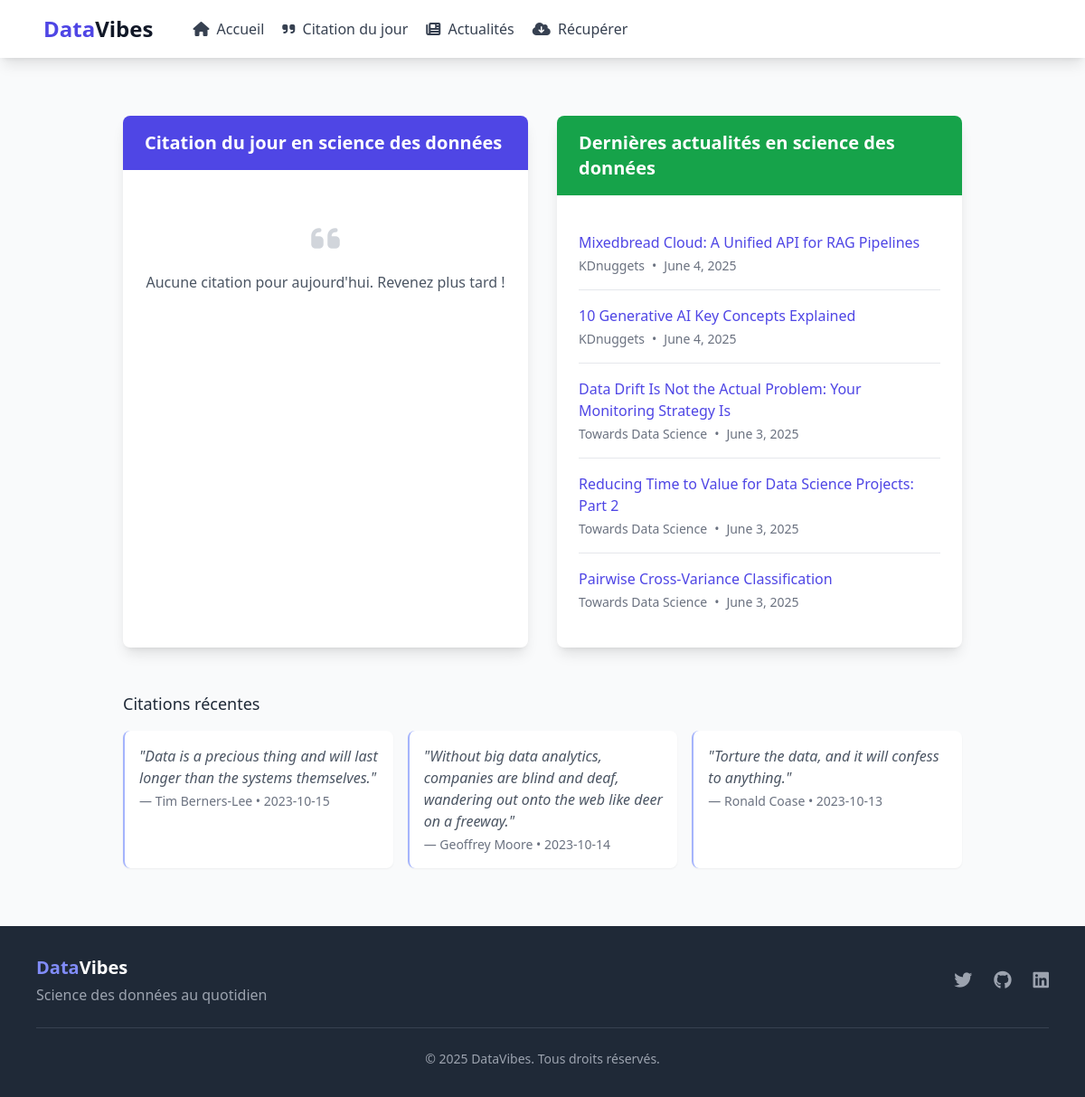
The app's page /, older data.
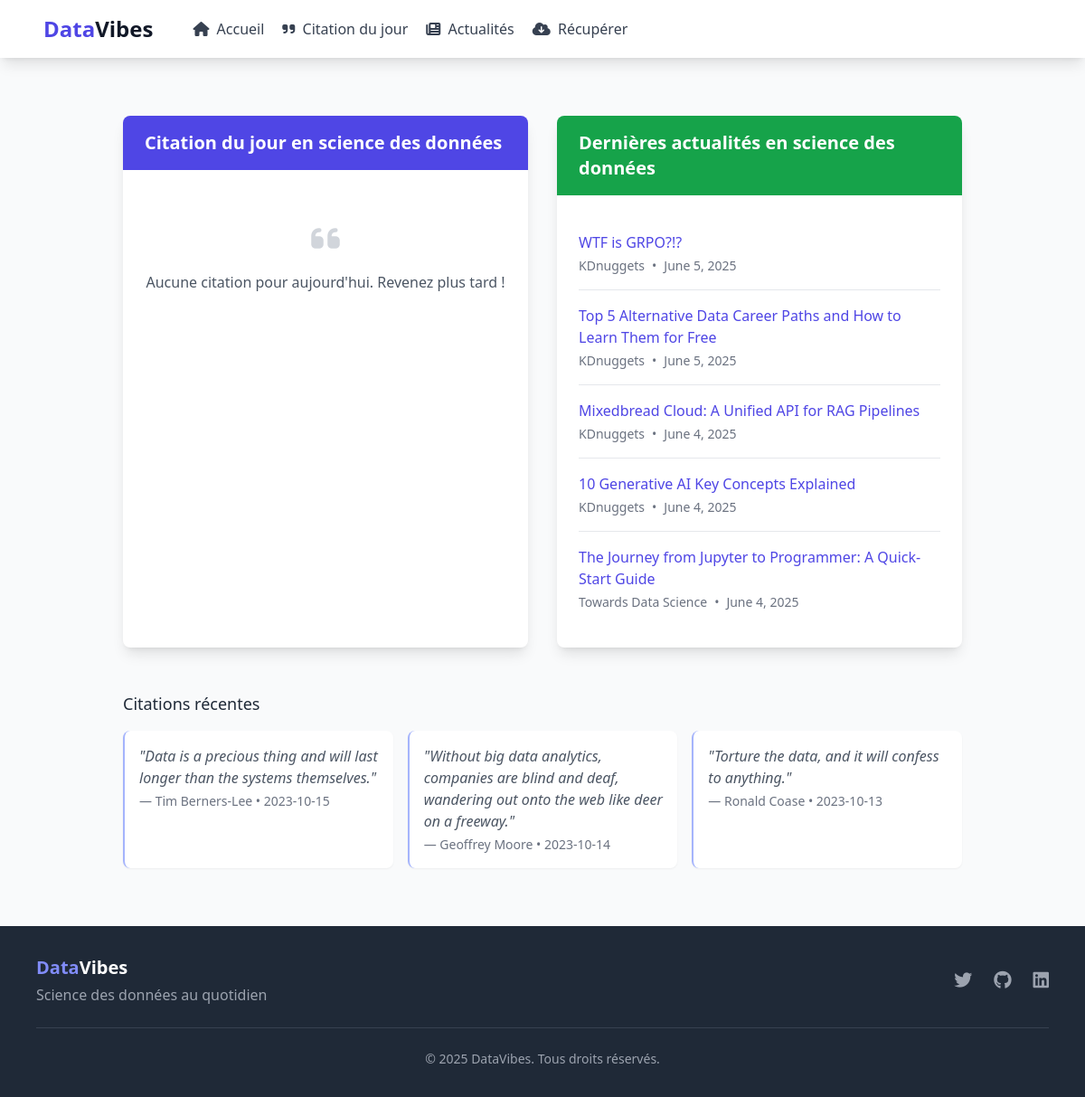
The same page, newer data.
### main/models.py (models this page shows, shortened)
class DataScienceNews(models.Model):
    title = models.CharField(max_length=300)
    url = models.URLField()
    source = models.CharField(max_length=100)
    summary = models.TextField(blank=True)
    date_scraped = models.DateTimeField(auto_now_add=True)
    publish_date = models.DateField(null=True, blank=True)
    class Meta:
        ordering = ['-publish_date', '-date_scraped']
        verbose_name = "Actualité Data Science"
        verbose_name_plural = "Actualités Data Science"

### main/views.py (the view)
# urls.py: path('', HomeView.get, name='home'),
    @staticmethod
    def get(request):
        context = {
            'quote': DailyQuote.get_todays_quote(),
            'news': DataScienceNews.objects.all().order_by('-publish_date')[:5]
        }
        return render(request, 'datavibes/home.html', context)

### main/models.py (called while the page is built)
    @classmethod
    def get_todays_quote(cls):
        try:
            return cls.objects.filter(language='fr').get(date=timezone.now().date())
        except cls.DoesNotExist:
            return None

### main/templates/datavibes/home.html (shortened to what this page needs)
{% extends "datavibes/base.html" %}
{% block content %}
<div class="max-w-7xl mx-auto px-4 sm:px-6 lg:px-8 py-8">
    <div class="grid grid-cols-1 md:grid-cols-2 gap-8">
        <div class="bg-white shadow-lg rounded-lg overflow-hidden">
            <div class="bg-indigo-600 px-6 py-4">
                <h3 class="text-xl font-semibold text-white">Citation du jour en science des données</h3>
            </div>
            <div class="p-6">
                {% if quote %}
                    <blockquote class="border-l-4 border-indigo-500 pl-4 mb-4">
                        <p class="text-gray-700 text-lg italic">"{{ quote.quote }}"</p>
                        <footer class="mt-2 text-gray-600">— {{ quote.author }}</footer>
                    </blockquote>
                    <p class="text-sm text-gray-500">Publiée le {{ quote.date }}</p>
                    <div class="mt-6 flex space-x-4">
                        <button class="bg-blue-500 hover:bg-blue-600 text-white px-4 py-2 rounded transition duration-300">
                            <i class="fab fa-twitter mr-2"></i>Partager
                        </button>
                        <button class="bg-gray-700 hover:bg-gray-800 text-white px-4 py-2 rounded transition duration-300">
                            <i class="fas fa-copy mr-2"></i>Copier
                        </button>
                    </div>
                {% else %}
                    <div class="text-center py-8">
                        <i class="fas fa-quote-left text-gray-300 text-4xl mb-4"></i>
                        <p class="text-gray-600">Aucune citation pour aujourd'hui. Revenez plus tard !</p>
                    </div>
                {% endif %}
            </div>
        </div>
        <div class="bg-white shadow-lg rounded-lg overflow-hidden">
            <div class="bg-green-600 px-6 py-4">
                <h3 class="text-xl font-semibold text-white">Dernières actualités en science des données</h3>
            </div>
            <div class="p-6">
                {% if news %}
                    <ul class="divide-y divide-gray-200">
                        {% for item in news %}
                            <li class="py-4">
                                <a href="{{ item.url }}" target="_blank" class="text-indigo-600 hover:text-indigo-800 font-medium transition duration-300">
                                    {{ item.title }}
                                </a>
                                <div class="mt-1 flex items-center text-sm text-gray-500">
                                    <span>{{ item.source }}</span>
                                    <span class="mx-2">•</span>
                                    <span>{{ item.publish_date }}</span>
                                </div>
                            </li>
                        {% endfor %}
                    </ul>
                {% endif %}
            </div>
        </div>
    </div>
    <div class="mt-12">
        <h4 class="text-lg font-medium text-gray-800 mb-4">Citations récentes</h4>
        <div class="grid grid-cols-1 md:grid-cols-2 lg:grid-cols-3 gap-4">
            <div class="bg-white p-4 rounded-lg shadow-sm border-l-2 border-indigo-300">
                <p class="text-gray-600 italic">"Data is a precious thing and will last longer than the systems themselves."</p>
                <p class="text-sm text-gray-500 mt-1">— Tim Berners-Lee • 2023-10-15</p>
            </div>
            <div class="bg-white p-4 rounded-lg shadow-sm border-l-2 border-indigo-300">
                <p class="text-gray-600 italic">"Without big data analytics, companies are blind and deaf, wandering out onto the web like deer on a freeway."</p>
                <p class="text-sm text-gray-500 mt-1">— Geoffrey Moore • 2023-10-14</p>
            </div>
            <div class="bg-white p-4 rounded-lg shadow-sm border-l-2 border-indigo-300">
                <p class="text-gray-600 italic">"Torture the data, and it will confess to anything."</p>
                <p class="text-sm text-gray-500 mt-1">— Ronald Coase • 2023-10-13</p>
            </div>
        </div>
    </div>
</div>
{% endblock %}

Row changes from the older to the newer data that the page shows:
no longer on this page (row unchanged): DataScienceNews: title "Data Drift Is Not the Actual Problem: Your Monitoring Strategy Is", source "Towards Data Science", publish_date "June 3, 2025"
no longer on this page (row unchanged): DataScienceNews: title "Reducing Time to Value for Data Science Projects: Part 2", source "Towards Data Science", publish_date "June 3, 2025"
no longer on this page (row unchanged): DataScienceNews: title "Pairwise Cross-Variance Classification", source "Towards Data Science", publish_date "June 3, 2025"
added DataScienceNews: title "WTF is GRPO?!?", source "KDnuggets", publish_date "June 5, 2025"
added DataScienceNews: title "Top 5 Alternative Data Career Paths and How to Learn Them for Free", source "KDnuggets", publish_date "June 5, 2025"
added DataScienceNews: title "The Journey from Jupyter to Programmer: A Quick-Start Guide", source "Towards Data Science", publish_date "June 4, 2025"
